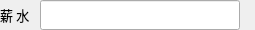
                    <widget class="QWidget" name="widget_salary" native="true">
                     <property name="minimumSize">
                      <size>
                       <width>0</width>
                       <height>30</height>
                      </size>
                     </property>
                     <property name="maximumSize">
                      <size>
                       <width>16777215</width>
                       <height>30</height>
                      </size>
                     </property>
                     <layout class="QHBoxLayout" name="horizontalLayout_13">
                      <property name="spacing">
                       <number>0</number>
                      </property>
                      <property name="leftMargin">
                       <number>0</number>
                      </property>
                      <property name="topMargin">
                       <number>0</number>
                      </property>
                      <property name="rightMargin">
                       <number>0</number>
                      </property>
                      <property name="bottomMargin">
                       <number>0</number>
                      </property>
                      <item>
                       <widget class="QLabel" name="label_24">
                        <property name="minimumSize">
                         <size>
                          <width>40</width>
                          <height>30</height>
                         </size>
                        </property>
                        <property name="maximumSize">
                         <size>
                          <width>40</width>
                          <height>30</height>
                         </size>
                        </property>
                        <property name="font">
                         <font>
                          <family>微软雅黑</family>
                          <pointsize>10</pointsize>
                          <bold>false</bold>
                         </font>
                        </property>
                        <property name="text">
                         <string>薪 水</string>
                        </property>
                       </widget>
                      </item>
                      <item>
                       <widget class="QLineEdit" name="lineEdit_salary">
                        <property name="minimumSize">
                         <size>
                          <width>200</width>
                          <height>30</height>
                         </size>
                        </property>
                        <property name="maximumSize">
                         <size>
                          <width>200</width>
                          <height>30</height>
                         </size>
                        </property>
                        <property name="font">
                         <font>
                          <family>微软雅黑</family>
                          <pointsize>10</pointsize>
                          <bold>false</bold>
                         </font>
                        </property>
                        <property name="text">
                         <string/>
                        </property>
                        <property name="readOnly">
                         <bool>true</bool>
                        </property>
                       </widget>
                      </item>
                      <item>
                       <widget class="QLabel" name="lab_salaryYes">
                        <property name="minimumSize">
                         <size>
                          <width>15</width>
                          <height>30</height>
                         </size>
                        </property>
                        <property name="maximumSize">
                         <size>
                          <width>15</width>
                          <height>30</height>
                         </size>
                        </property>
                        <property name="font">
                         <font>
                          <family>微软雅黑</family>
                          <pointsize>14</pointsize>
                          <bold>true</bold>
                         </font>
                        </property>
                        <property name="text">
                         <string/>
                        </property>
                       </widget>
                      </item>
                     </layout>
                    </widget>
